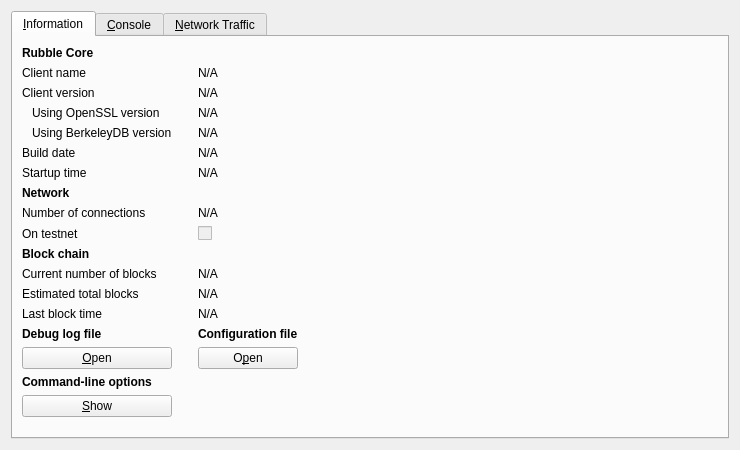
<?xml version="1.0" encoding="UTF-8"?>
<ui version="4.0">
 <class>RPCConsole</class>
 <widget class="QWidget" name="RPCConsole">
  <property name="geometry">
   <rect>
    <x>0</x>
    <y>0</y>
    <width>740</width>
    <height>450</height>
   </rect>
  </property>
  <property name="windowTitle">
   <string>Rubble - Debug window</string>
  </property>
  <layout class="QVBoxLayout" name="verticalLayout_2">
   <item>
    <widget class="QTabWidget" name="tabWidget">
     <property name="currentIndex">
      <number>0</number>
     </property>
     <widget class="QWidget" name="tab_info">
      <attribute name="title">
       <string>&amp;Information</string>
      </attribute>
      <layout class="QGridLayout" name="gridLayout">
       <item row="15" column="2">
        <widget class="QLabel" name="labelConfigfile">
         <property name="font">
          <font>
           <weight>75</weight>
           <bold>true</bold>
          </font>
         </property>
         <property name="text">
          <string>Configuration file</string>
         </property>
        </widget>
       </item>
       <item row="13" column="2">
        <widget class="QLabel" name="lastBlockTime">
         <property name="cursor">
          <cursorShape>IBeamCursor</cursorShape>
         </property>
         <property name="text">
          <string>N/A</string>
         </property>
         <property name="textFormat">
          <enum>Qt::PlainText</enum>
         </property>
         <property name="textInteractionFlags">
          <set>Qt::LinksAccessibleByMouse|Qt::TextSelectableByKeyboard|Qt::TextSelectableByMouse</set>
         </property>
        </widget>
       </item>
       <item row="11" column="0">
        <widget class="QLabel" name="label_3">
         <property name="text">
          <string>Current number of blocks</string>
         </property>
        </widget>
       </item>
       <item row="11" column="2">
        <widget class="QLabel" name="numberOfBlocks">
         <property name="cursor">
          <cursorShape>IBeamCursor</cursorShape>
         </property>
         <property name="text">
          <string>N/A</string>
         </property>
         <property name="textFormat">
          <enum>Qt::PlainText</enum>
         </property>
         <property name="textInteractionFlags">
          <set>Qt::LinksAccessibleByMouse|Qt::TextSelectableByKeyboard|Qt::TextSelectableByMouse</set>
         </property>
        </widget>
       </item>
       <item row="17" column="0">
        <widget class="QLabel" name="labelCLOptions">
         <property name="font">
          <font>
           <weight>75</weight>
           <bold>true</bold>
          </font>
         </property>
         <property name="text">
          <string>Command-line options</string>
         </property>
        </widget>
       </item>
       <item row="16" column="0">
        <widget class="QPushButton" name="openDebugLogfileButton">
         <property name="toolTip">
          <string>Open the Rubble debug log file from the current data directory. This can take a few seconds for large log files.</string>
         </property>
         <property name="text">
          <string>&amp;Open</string>
         </property>
         <property name="autoDefault">
          <bool>false</bool>
         </property>
        </widget>
       </item>
       <item row="15" column="0">
        <widget class="QLabel" name="labelDebugLogfile">
         <property name="font">
          <font>
           <weight>75</weight>
           <bold>true</bold>
          </font>
         </property>
         <property name="text">
          <string>Debug log file</string>
         </property>
        </widget>
       </item>
       <item row="18" column="3" rowspan="2">
        <spacer name="horizontalSpacer">
         <property name="orientation">
          <enum>Qt::Horizontal</enum>
         </property>
         <property name="sizeHint" stdset="0">
          <size>
           <width>404</width>
           <height>20</height>
          </size>
         </property>
        </spacer>
       </item>
       <item row="19" column="1">
        <spacer name="verticalSpacer">
         <property name="orientation">
          <enum>Qt::Vertical</enum>
         </property>
         <property name="sizeHint" stdset="0">
          <size>
           <width>20</width>
           <height>40</height>
          </size>
         </property>
        </spacer>
       </item>
       <item row="18" column="0">
        <widget class="QPushButton" name="showCLOptionsButton">
         <property name="toolTip">
          <string>Show the Rubble-Qt help message to get a list with possible Rubble command-line options.</string>
         </property>
         <property name="text">
          <string>&amp;Show</string>
         </property>
         <property name="autoDefault">
          <bool>false</bool>
         </property>
        </widget>
       </item>
       <item row="13" column="0">
        <widget class="QLabel" name="label_2">
         <property name="text">
          <string>Last block time</string>
         </property>
        </widget>
       </item>
       <item row="7" column="0">
        <widget class="QLabel" name="label_11">
         <property name="font">
          <font>
           <weight>75</weight>
           <bold>true</bold>
          </font>
         </property>
         <property name="text">
          <string>Network</string>
         </property>
        </widget>
       </item>
       <item row="6" column="2">
        <widget class="QLabel" name="startupTime">
         <property name="cursor">
          <cursorShape>IBeamCursor</cursorShape>
         </property>
         <property name="text">
          <string>N/A</string>
         </property>
         <property name="textFormat">
          <enum>Qt::PlainText</enum>
         </property>
         <property name="textInteractionFlags">
          <set>Qt::LinksAccessibleByMouse|Qt::TextSelectableByKeyboard|Qt::TextSelectableByMouse</set>
         </property>
        </widget>
       </item>
       <item row="6" column="0">
        <widget class="QLabel" name="label_13">
         <property name="text">
          <string>Startup time</string>
         </property>
        </widget>
       </item>
       <item row="9" column="0">
        <widget class="QLabel" name="label_8">
         <property name="text">
          <string>On testnet</string>
         </property>
        </widget>
       </item>
       <item row="8" column="2">
        <widget class="QLabel" name="numberOfConnections">
         <property name="cursor">
          <cursorShape>IBeamCursor</cursorShape>
         </property>
         <property name="text">
          <string>N/A</string>
         </property>
         <property name="textFormat">
          <enum>Qt::PlainText</enum>
         </property>
         <property name="textInteractionFlags">
          <set>Qt::LinksAccessibleByMouse|Qt::TextSelectableByKeyboard|Qt::TextSelectableByMouse</set>
         </property>
        </widget>
       </item>
       <item row="8" column="0">
        <widget class="QLabel" name="label_7">
         <property name="text">
          <string>Number of connections</string>
         </property>
        </widget>
       </item>
       <item row="10" column="0">
        <widget class="QLabel" name="label_10">
         <property name="font">
          <font>
           <weight>75</weight>
           <bold>true</bold>
          </font>
         </property>
         <property name="text">
          <string>Block chain</string>
         </property>
        </widget>
       </item>
       <item row="9" column="2">
        <widget class="QCheckBox" name="isTestNet">
         <property name="enabled">
          <bool>false</bool>
         </property>
         <property name="text">
          <string/>
         </property>
        </widget>
       </item>
       <item row="12" column="0">
        <widget class="QLabel" name="label_4">
         <property name="text">
          <string>Estimated total blocks</string>
         </property>
        </widget>
       </item>
       <item row="12" column="2">
        <widget class="QLabel" name="totalBlocks">
         <property name="cursor">
          <cursorShape>IBeamCursor</cursorShape>
         </property>
         <property name="text">
          <string>N/A</string>
         </property>
         <property name="textFormat">
          <enum>Qt::PlainText</enum>
         </property>
         <property name="textInteractionFlags">
          <set>Qt::LinksAccessibleByMouse|Qt::TextSelectableByKeyboard|Qt::TextSelectableByMouse</set>
         </property>
        </widget>
       </item>
       <item row="2" column="2">
        <widget class="QLabel" name="clientVersion">
         <property name="cursor">
          <cursorShape>IBeamCursor</cursorShape>
         </property>
         <property name="text">
          <string>N/A</string>
         </property>
         <property name="textFormat">
          <enum>Qt::PlainText</enum>
         </property>
         <property name="textInteractionFlags">
          <set>Qt::LinksAccessibleByMouse|Qt::TextSelectableByKeyboard|Qt::TextSelectableByMouse</set>
         </property>
        </widget>
       </item>
       <item row="4" column="0">
        <widget class="QLabel" name="label_berkeleyDBVersion">
         <property name="text">
          <string>Using BerkeleyDB version</string>
         </property>
         <property name="indent">
          <number>10</number>
         </property>
        </widget>
       </item>
       <item row="3" column="0">
        <widget class="QLabel" name="label_14">
         <property name="text">
          <string>Using OpenSSL version</string>
         </property>
         <property name="indent">
          <number>10</number>
         </property>
        </widget>
       </item>
       <item row="3" column="2">
        <widget class="QLabel" name="openSSLVersion">
         <property name="cursor">
          <cursorShape>IBeamCursor</cursorShape>
         </property>
         <property name="text">
          <string>N/A</string>
         </property>
         <property name="textFormat">
          <enum>Qt::PlainText</enum>
         </property>
         <property name="textInteractionFlags">
          <set>Qt::LinksAccessibleByMouse|Qt::TextSelectableByKeyboard|Qt::TextSelectableByMouse</set>
         </property>
        </widget>
       </item>
       <item row="4" column="2">
        <widget class="QLabel" name="berkeleyDBVersion">
         <property name="cursor">
          <cursorShape>IBeamCursor</cursorShape>
         </property>
         <property name="text">
          <string>N/A</string>
         </property>
         <property name="textFormat">
          <enum>Qt::PlainText</enum>
         </property>
         <property name="textInteractionFlags">
          <set>Qt::LinksAccessibleByMouse|Qt::TextSelectableByKeyboard|Qt::TextSelectableByMouse</set>
         </property>
        </widget>
       </item>
       <item row="5" column="0">
        <widget class="QLabel" name="label_12">
         <property name="text">
          <string>Build date</string>
         </property>
        </widget>
       </item>
       <item row="5" column="2">
        <widget class="QLabel" name="buildDate">
         <property name="cursor">
          <cursorShape>IBeamCursor</cursorShape>
         </property>
         <property name="text">
          <string>N/A</string>
         </property>
         <property name="textFormat">
          <enum>Qt::PlainText</enum>
         </property>
         <property name="textInteractionFlags">
          <set>Qt::LinksAccessibleByMouse|Qt::TextSelectableByKeyboard|Qt::TextSelectableByMouse</set>
         </property>
        </widget>
       </item>
       <item row="2" column="0">
        <widget class="QLabel" name="label_6">
         <property name="text">
          <string>Client version</string>
         </property>
        </widget>
       </item>
       <item row="0" column="0">
        <widget class="QLabel" name="label_9">
         <property name="font">
          <font>
           <weight>75</weight>
           <bold>true</bold>
          </font>
         </property>
         <property name="text">
          <string>Rubble Core</string>
         </property>
        </widget>
       </item>
       <item row="1" column="2">
        <widget class="QLabel" name="clientName">
         <property name="cursor">
          <cursorShape>IBeamCursor</cursorShape>
         </property>
         <property name="text">
          <string>N/A</string>
         </property>
         <property name="textFormat">
          <enum>Qt::PlainText</enum>
         </property>
         <property name="textInteractionFlags">
          <set>Qt::LinksAccessibleByMouse|Qt::TextSelectableByKeyboard|Qt::TextSelectableByMouse</set>
         </property>
        </widget>
       </item>
       <item row="1" column="0">
        <widget class="QLabel" name="label_5">
         <property name="text">
          <string>Client name</string>
         </property>
        </widget>
       </item>
       <item row="14" column="2">
        <spacer name="verticalSpacer_2">
         <property name="orientation">
          <enum>Qt::Vertical</enum>
         </property>
         <property name="sizeHint" stdset="0">
          <size>
           <width>20</width>
           <height>20</height>
          </size>
         </property>
        </spacer>
       </item>
       <item row="16" column="2">
        <widget class="QPushButton" name="openConfigurationfileButton">
         <property name="toolTip">
          <string>Open the Rubble configuration file from the current data directory.</string>
         </property>
         <property name="text">
          <string>O&amp;pen</string>
         </property>
         <property name="autoDefault">
          <bool>false</bool>
         </property>
        </widget>
       </item>
      </layout>
     </widget>
     <widget class="QWidget" name="tab_console">
      <attribute name="title">
       <string>&amp;Console</string>
      </attribute>
      <layout class="QVBoxLayout" name="verticalLayout_3">
       <property name="spacing">
        <number>3</number>
       </property>
       <item>
        <widget class="QTextEdit" name="messagesWidget">
         <property name="minimumSize">
          <size>
           <width>0</width>
           <height>100</height>
          </size>
         </property>
         <property name="readOnly">
          <bool>true</bool>
         </property>
         <property name="tabKeyNavigation" stdset="0">
          <bool>false</bool>
         </property>
         <property name="columnCount" stdset="0">
          <number>2</number>
         </property>
        </widget>
       </item>
       <item>
        <layout class="QHBoxLayout" name="horizontalLayout">
         <property name="spacing">
          <number>3</number>
         </property>
         <item>
          <widget class="QLabel" name="label">
           <property name="text">
            <string notr="true">&gt;</string>
           </property>
          </widget>
         </item>
         <item>
          <widget class="QLineEdit" name="lineEdit"/>
         </item>
         <item>
          <widget class="QPushButton" name="clearButton">
           <property name="maximumSize">
            <size>
             <width>24</width>
             <height>24</height>
            </size>
           </property>
           <property name="toolTip">
            <string>Clear console</string>
           </property>
           <property name="text">
            <string/>
           </property>
           <property name="icon">
            <iconset resource="../bitcoin.qrc">
             <normaloff>:/icons/remove</normaloff>:/icons/remove</iconset>
           </property>
           <property name="shortcut">
            <string notr="true">Ctrl+L</string>
           </property>
           <property name="autoDefault">
            <bool>false</bool>
           </property>
          </widget>
         </item>
        </layout>
       </item>
      </layout>
     </widget>
     <widget class="QWidget" name="tab_nettraffic">
      <attribute name="title">
       <string>&amp;Network Traffic</string>
      </attribute>
      <layout class="QHBoxLayout" name="horizontalLayout_3">
       <item>
        <layout class="QVBoxLayout" name="verticalLayout_4">
         <item>
          <widget class="TrafficGraphWidget" name="trafficGraph" native="true">
           <property name="sizePolicy">
            <sizepolicy hsizetype="Expanding" vsizetype="Expanding">
             <horstretch>0</horstretch>
             <verstretch>0</verstretch>
            </sizepolicy>
           </property>
          </widget>
         </item>
         <item>
          <layout class="QHBoxLayout" name="horizontalLayout_2">
           <item>
            <widget class="QSlider" name="sldGraphRange">
             <property name="minimum">
              <number>1</number>
             </property>
             <property name="maximum">
              <number>288</number>
             </property>
             <property name="pageStep">
              <number>12</number>
             </property>
             <property name="value">
              <number>6</number>
             </property>
             <property name="orientation">
              <enum>Qt::Horizontal</enum>
             </property>
            </widget>
           </item>
           <item>
            <widget class="QLabel" name="lblGraphRange">
             <property name="minimumSize">
              <size>
               <width>100</width>
               <height>0</height>
              </size>
             </property>
             <property name="alignment">
              <set>Qt::AlignCenter</set>
             </property>
            </widget>
           </item>
           <item>
            <widget class="QPushButton" name="btnClearTrafficGraph">
             <property name="text">
              <string>&amp;Clear</string>
             </property>
             <property name="autoDefault">
              <bool>false</bool>
             </property>
            </widget>
           </item>
          </layout>
         </item>
        </layout>
       </item>
       <item>
        <layout class="QVBoxLayout" name="verticalLayout">
         <item>
          <widget class="QGroupBox" name="groupBox">
           <property name="title">
            <string>Totals</string>
           </property>
           <layout class="QVBoxLayout" name="verticalLayout_5">
            <item>
             <layout class="QHBoxLayout" name="horizontalLayout_4">
              <item>
               <widget class="Line" name="line">
                <property name="sizePolicy">
                 <sizepolicy hsizetype="Fixed" vsizetype="Fixed">
                  <horstretch>0</horstretch>
                  <verstretch>0</verstretch>
                 </sizepolicy>
                </property>
                <property name="minimumSize">
                 <size>
                  <width>10</width>
                  <height>0</height>
                 </size>
                </property>
                <property name="palette">
                 <palette>
                  <active>
                   <colorrole role="Light">
                    <brush brushstyle="SolidPattern">
                     <color alpha="255">
                      <red>0</red>
                      <green>255</green>
                      <blue>0</blue>
                     </color>
                    </brush>
                   </colorrole>
                  </active>
                  <inactive>
                   <colorrole role="Light">
                    <brush brushstyle="SolidPattern">
                     <color alpha="255">
                      <red>0</red>
                      <green>255</green>
                      <blue>0</blue>
                     </color>
                    </brush>
                   </colorrole>
                  </inactive>
                  <disabled>
                   <colorrole role="Light">
                    <brush brushstyle="SolidPattern">
                     <color alpha="255">
                      <red>0</red>
                      <green>255</green>
                      <blue>0</blue>
                     </color>
                    </brush>
                   </colorrole>
                  </disabled>
                 </palette>
                </property>
                <property name="orientation">
                 <enum>Qt::Horizontal</enum>
                </property>
               </widget>
              </item>
              <item>
               <widget class="QLabel" name="label_16">
                <property name="text">
                 <string>Received:</string>
                </property>
               </widget>
              </item>
              <item>
               <widget class="QLabel" name="lblBytesIn">
                <property name="minimumSize">
                 <size>
                  <width>50</width>
                  <height>0</height>
                 </size>
                </property>
                <property name="alignment">
                 <set>Qt::AlignRight|Qt::AlignTrailing|Qt::AlignVCenter</set>
                </property>
               </widget>
              </item>
             </layout>
            </item>
            <item>
             <layout class="QHBoxLayout" name="horizontalLayout_5">
              <item>
               <widget class="Line" name="line_2">
                <property name="sizePolicy">
                 <sizepolicy hsizetype="Fixed" vsizetype="Fixed">
                  <horstretch>0</horstretch>
                  <verstretch>0</verstretch>
                 </sizepolicy>
                </property>
                <property name="minimumSize">
                 <size>
                  <width>10</width>
                  <height>0</height>
                 </size>
                </property>
                <property name="palette">
                 <palette>
                  <active>
                   <colorrole role="Light">
                    <brush brushstyle="SolidPattern">
                     <color alpha="255">
                      <red>255</red>
                      <green>0</green>
                      <blue>0</blue>
                     </color>
                    </brush>
                   </colorrole>
                  </active>
                  <inactive>
                   <colorrole role="Light">
                    <brush brushstyle="SolidPattern">
                     <color alpha="255">
                      <red>255</red>
                      <green>0</green>
                      <blue>0</blue>
                     </color>
                    </brush>
                   </colorrole>
                  </inactive>
                  <disabled>
                   <colorrole role="Light">
                    <brush brushstyle="SolidPattern">
                     <color alpha="255">
                      <red>255</red>
                      <green>0</green>
                      <blue>0</blue>
                     </color>
                    </brush>
                   </colorrole>
                  </disabled>
                 </palette>
                </property>
                <property name="orientation">
                 <enum>Qt::Horizontal</enum>
                </property>
               </widget>
              </item>
              <item>
               <widget class="QLabel" name="label_17">
                <property name="text">
                 <string>Sent:</string>
                </property>
               </widget>
              </item>
              <item>
               <widget class="QLabel" name="lblBytesOut">
                <property name="minimumSize">
                 <size>
                  <width>50</width>
                  <height>0</height>
                 </size>
                </property>
                <property name="alignment">
                 <set>Qt::AlignRight|Qt::AlignTrailing|Qt::AlignVCenter</set>
                </property>
               </widget>
              </item>
             </layout>
            </item>
            <item>
             <spacer name="verticalSpacer_4">
              <property name="orientation">
               <enum>Qt::Vertical</enum>
              </property>
              <property name="sizeHint" stdset="0">
               <size>
                <width>20</width>
                <height>407</height>
               </size>
              </property>
             </spacer>
            </item>
           </layout>
          </widget>
         </item>
        </layout>
       </item>
      </layout>
     </widget>
    </widget>
   </item>
  </layout>
 </widget>
 <customwidgets>
  <customwidget>
   <class>TrafficGraphWidget</class>
   <extends>QWidget</extends>
   <header>trafficgraphwidget.h</header>
   <container>1</container>
   <slots>
    <slot>clear()</slot>
   </slots>
  </customwidget>
 </customwidgets>
 <resources>
  <include location="../bitcoin.qrc"/>
 </resources>
 <connections/>
</ui>
